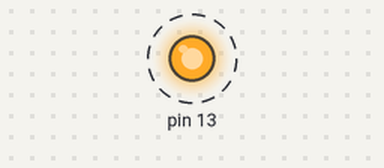
A sketch run on a simulated Arduino Uno, built with avr-gcc and run on an emulated ATmega328P. Parts: output pins drawn as LEDs (lit = HIGH). Dashed ring = blinking.

Above: at 0.15 s.
Timing chart, 0 to 3.0 s (numbered marks = the images above):
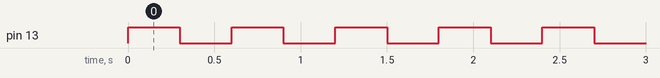

Measured:
- by itself, pin 13: alternates HIGH for 0.30 s and LOW for 0.30 s

The sketch:

blink.ino
```cpp
void setup()
{
  pinMode(13, OUTPUT);
}

void loop()
{
  digitalWrite(13, HIGH);
  delay(300); // Wait for 1000 millisecond(s)
  digitalWrite(13, LOW);
  delay(300); // Wait for 1000 millisecond(s)
}
```
